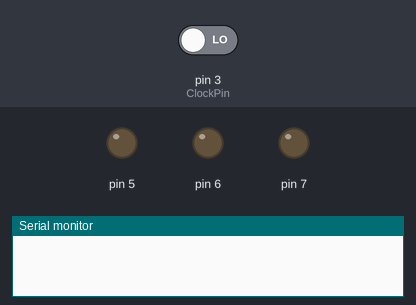
The sketch below on a simulated Arduino Uno, built with avr-gcc and run on an emulated ATmega328P. On the bench: output pins drawn as LEDs (lit = HIGH), the last lines printed to the serial monitor. Inputs (shaded band) come from the test bench; at power-on: pin 3 (ClockPin) LOW.

Above: at 0.05 s.
At 1.2 s:
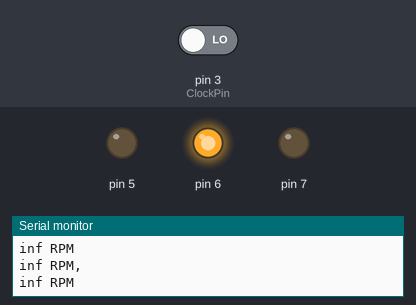
1.3 s: pin 3 (ClockPin) driven HIGH
Timing chart, 0 to 4.3 s (numbered marks = the images above; inputs shaded):
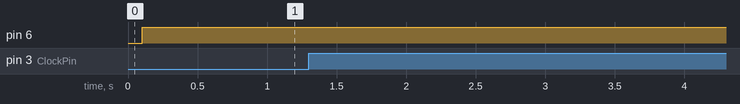

The sketch:

pi.ino
```cpp
//this code is currently not working

#define ClockPin 3 // Must be pin 2 or 3

#define Multiplier  150000.0
volatile long count = 0;
volatile long EncoderCounter = 0;
volatile int32_t dTime; // Delt in time
volatile bool DataPinVal;

float vfilt, vprev = 0;

long prevT = 0;
float eintegral = 0;

void onPin2CHANGECallBackFunction() {
  static uint32_t lTime; // Saved Last Time of Last Pulse
  uint32_t cTime; // Current Time
  cTime = micros(); // Store the time for RPM Calculations

  // calculate the DeltaT between pulses
  dTime = cTime - lTime;
  lTime = cTime;

}

void setup() {
  Serial.begin(115200); //115200
  // put your setup code here, to run once:
  pinMode(ClockPin, INPUT);
  //  pinMode(DataPin, INPUT);
  attachInterrupt(digitalPinToInterrupt(ClockPin), onPin2CHANGECallBackFunction, RISING);
  pinMode(5, OUTPUT);
  pinMode(6, OUTPUT);
  pinMode(7, OUTPUT);
}

void loop() {

//  digitalWrite(5, HIGH);
//  digitalWrite(6, LOW);
//  analogWrite(7, 60);
  float DeltaTime;
  float SpeedInRPM = 0;

  static unsigned long SpamTimer;
  if ( (unsigned long)(millis() - SpamTimer) >= (100)) {
    SpamTimer = millis();
    noInterrupts ();
    DeltaTime = dTime;
    dTime = 0;
    interrupts ();
    SpeedInRPM = Multiplier / DeltaTime;

  //filtering
    vfilt = 0.854*vfilt + 0.0728*SpeedInRPM + 0.0728*vprev;
    vprev = SpeedInRPM;

  //PI
    long currT = micros();
    float deltaT = ((float) (currT-prevT))/1.0e6;
    prevT = currT;

    float vt = 100*(sin(currT/1e6)>0);
    float kp = 7; //put changed 1
    float ki = 10;//change
    float e = vt-vfilt;
    eintegral = eintegral + e*deltaT;
    float u = kp*e + ki*eintegral;
    int pwr = u;
    pwr = constrain(pwr, -255, 255);
    motor(pwr);


    Serial.print(SpeedInRPM , 3);
    Serial.print(" RPM, ");
    Serial.println();

    Serial.print(vfilt , 3);
    Serial.print(" RPM");
    Serial.println();
    delay(1);
  }
}

void motor(int spd){
  digitalWrite(5, spd>0 ? 1:0);
  digitalWrite(6, spd>0 ? 0:1);
  analogWrite(7, abs(spd));
}
```
